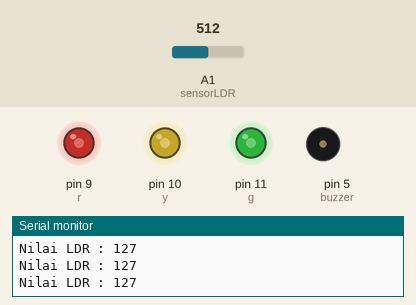
The sketch below on a simulated Arduino Uno, built with avr-gcc and run on an emulated ATmega328P. Parts: output pins drawn as LEDs (lit = HIGH), buzzer (waves = sounding, pin HIGH), the last lines printed to the serial monitor. The test bench sets the inputs (shaded band); at power-on: A1 (sensorLDR) = 512.

Above: at 1.2 s.
1.3 s: A1 (sensorLDR) set to 413
At 2.6 s:
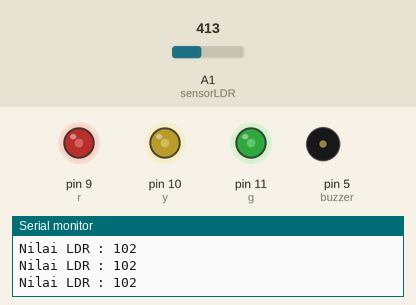
4.3 s: A1 (sensorLDR) set to 389
At 5.0 s:
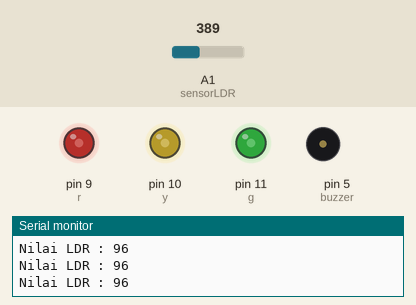
7.3 s: A1 (sensorLDR) set to 122
At 8.3 s:
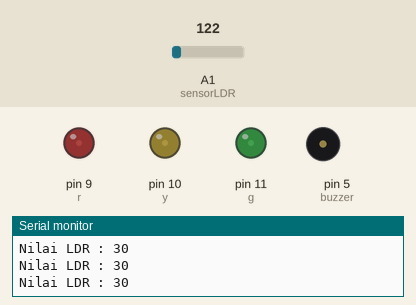
8.8 s: A1 (sensorLDR) set to 43
At 9.4 s:
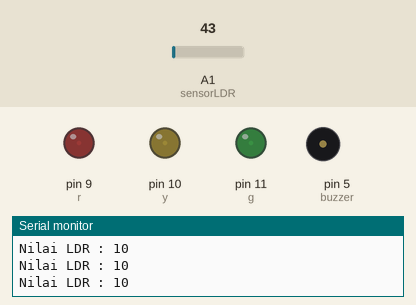
11.8 s: A1 (sensorLDR) set to 36
At 12.7 s:
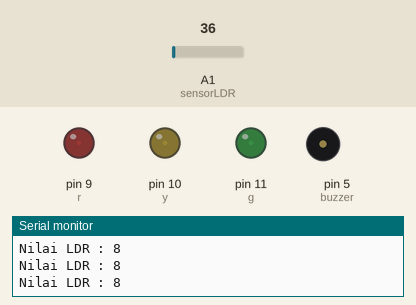
13.3 s: A1 (sensorLDR) set to 511
At 13.8 s:
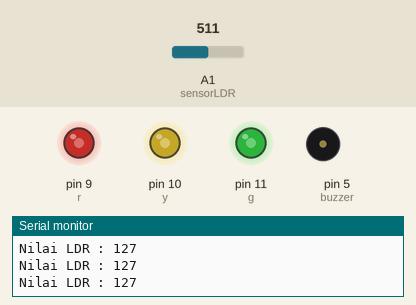
Timing chart, 0 to 15.8 s (numbered marks = the images above; inputs shaded):
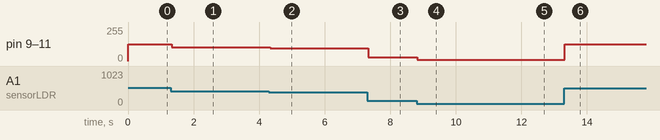

Measured:
- after the input at 1.3 s, pin 9 (r), pin 10 (y), pin 11 (g): 127/255 → 102/255 at once
- after the input at 4.3 s, pin 9 (r), pin 10 (y), pin 11 (g): 102/255 → 96/255 at once
- after the input at 7.3 s, pin 9 (r), pin 10 (y), pin 11 (g): 96/255 → 30/255 at once
- after the input at 8.8 s, pin 9 (r), pin 10 (y), pin 11 (g): 30/255 → 10/255 at once
- after the input at 11.8 s, pin 9 (r), pin 10 (y), pin 11 (g): 10/255 → 8/255 at once
- after the input at 13.3 s, pin 9 (r), pin 10 (y), pin 11 (g): 8/255 → 127/255 at once

The sketch:

1.LDR.ino
```cpp
//INISIALISASI
int sensorLDR =A1;
int buzzer    =5;
int r         =9;
int y         =10;
int g         =11;

void setup() {
  Serial.begin(9600);
  pinMode(sensorLDR, INPUT);
  pinMode(buzzer, OUTPUT);
}

void loop() {
  //BACA DATA
  int bacaLDR=analogRead(sensorLDR);
      bacaLDR=map(bacaLDR,0,1024,0,255);
                  //(data awal sensor,data akhir sensor,nilai yang diinginkan,nilai akhir yang diinginkan)

  //PRINT SERIAL
  Serial.print("Nilai LDR : ");
  Serial.println(bacaLDR);
  //Serial.print();

  //LOGIKA
  analogWrite(r,bacaLDR);
  analogWrite(y,bacaLDR);
  analogWrite(g,bacaLDR);


}
```
